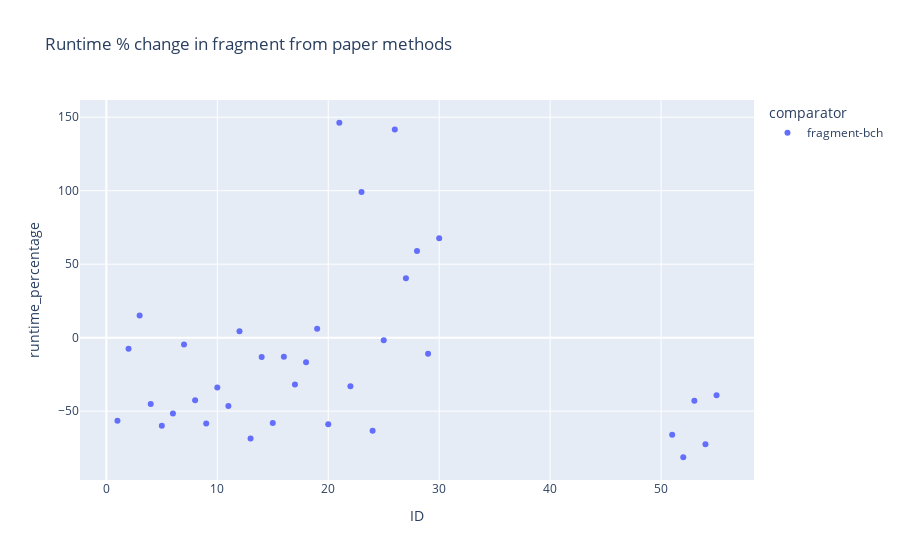

The notebook cell this image was saved under:
### Code cell
px.scatter(diff_df, x="ID", y="runtime_percentage", color="comparator", title="Runtime % change in fragment from paper methods").show()

### Figure 1 — Plotly figure (JSON) as saved in the notebook; plotly's stock layout.template omitted (floating-point values rounded to 4 significant figures)
{"data": [{"hovertemplate": "comparator=fragment-bch<br>ID=%{x}<br>runtime_percentage=%{y}<extra></extra>", "legendgroup": "fragment-bch", "marker": {"color": "#636efa", "symbol": "circle"}, "mode": "markers", "name": "fragment-bch", "orientation": "v", "showlegend": true, "type": "scatter", "x": [1, 2, 3, 4, 5, 6, 7, 8, 9, 10, 11, 12, 13, 14, 15, 16, 17, 18, 19, 20, 21, 22, 23, 24, 25, 26, 27, 28, 29, 30, 51, 52, 53, 54, 55], "xaxis": "x", "y": [-56.57, -7.599, 15.07, -45.12, -59.99, -51.59, -4.707, -42.62, -58.41, -33.98, -46.47, 4.325, -68.69, -13.09, -58.08, -12.94, -31.9, -16.74, 5.968, -58.99, 146.3, -33.13, 99.2, -63.33, -1.832, 141.6, 40.51, 59.04, -10.95, 67.71, -66.1, -81.41, -42.88, -72.6, -39.21], "yaxis": "y"}], "layout": {"legend": {"title": {"text": "comparator"}, "tracegroupgap": 0}, "title": {"text": "Runtime % change in fragment from paper methods"}, "xaxis": {"anchor": "y", "domain": [0, 1], "title": {"text": "ID"}}, "yaxis": {"anchor": "x", "domain": [0, 1], "title": {"text": "runtime_percentage"}}}}
